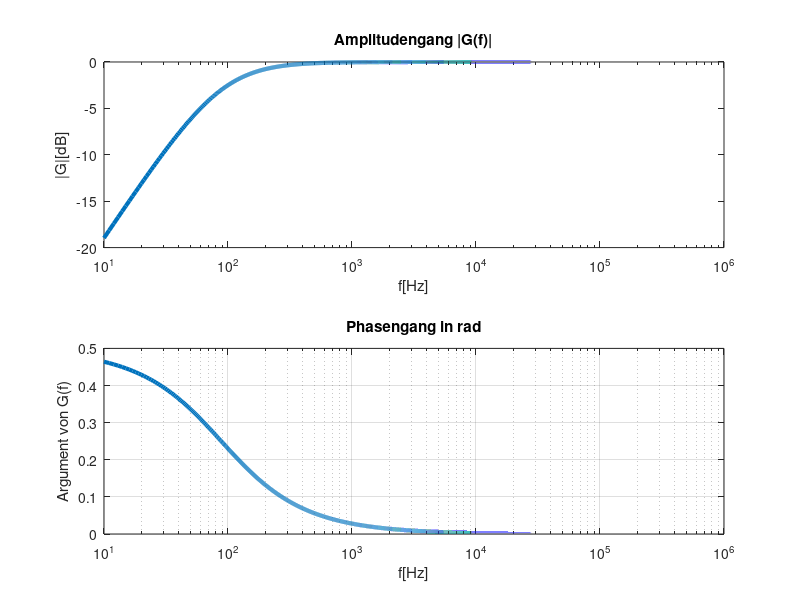

Write the MATLAB code that produced this figure.
clear all; clc; format compact; format short g;
%parameter
R=820;
C1=2.2e-6;
C2=47e-9;
dt=1e-1;
f_0=10;
f_E=1e6;
N=1e6;
lw=3;
%Funktionen
g=@(f)(1i*2*pi*f*R*C1)./(1+1i*2*pi*f*R*C1);
% daten
f_data=linspace(f_0,f_E,N);
g_data=g(f_data);
%PLOT
figure(3);
subplot(2,1,1);
semilogx(f_data,20*log(abs(g_data))/log(10),'linewidth',lw);
xlabel('f[Hz]');ylabel('|G|[dB]');
title('Amplitudengang |G(f)|')
subplot(2,1,2);
semilogx(f_data,angle(g_data)/pi,'linewidth',lw);
xlabel('f[Hz]');
ylabel('Argument von G(f)');
title('Phasengang in rad');
grid on;